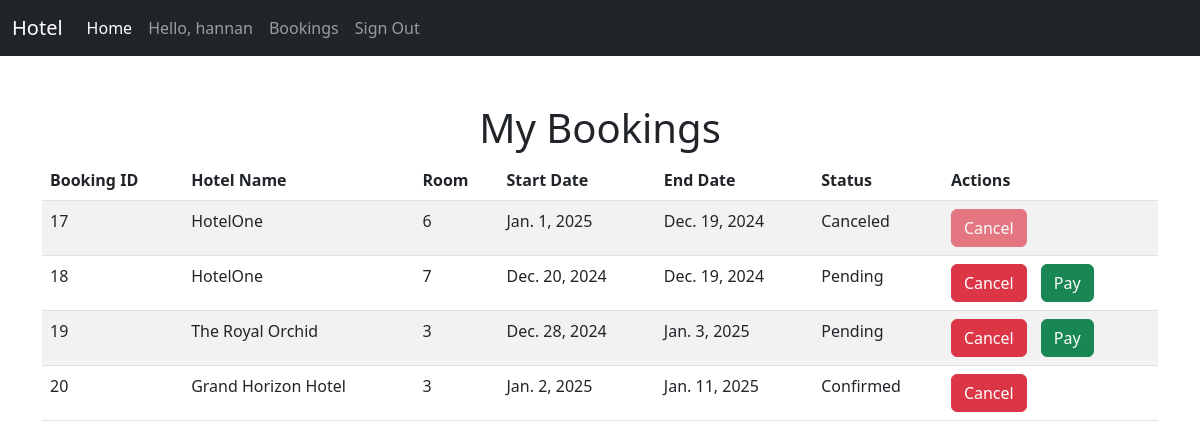
Screenshot of /my_bookings/ (signed in) with the database file from the repository.
### home/models.py (models this page shows, shortened)
class Booking(models.Model):
    class StatusChoices(models.TextChoices):
        PENDING = 'Pending'
        CONFIRMED = 'Confirmed'
        COMPLETED = 'Completed'
        CANCELED = 'Canceled'
    """Booking Model"""
    customer = models.ForeignKey(Customer, on_delete=models.CASCADE, related_name='bookings')
    hotel = models.ForeignKey(Hotel, on_delete=models.CASCADE, related_name='bookings')
    room = models.ForeignKey(Room,on_delete=models.CASCADE , related_name='bookings')
    tax  = models.ForeignKey(Taxes,on_delete=models.CASCADE,related_name='bookings')
    status = models.CharField(max_length=100 , choices=StatusChoices.choices)
    start_date = models.DateField()
    end_date = models.DateField()

class Hotel(models.Model):
    location = models.ForeignKey('home.Location', on_delete=models.CASCADE)
    name            = models.CharField(max_length=100 , unique=True)
    stars           = models.PositiveSmallIntegerField(validators=[MinValueValidator(1),MaxValueValidator(5)])
    is_suspended    = models.BooleanField(default=False)
    is_premium      = models.BooleanField(default=False)
    room_count      = models.PositiveIntegerField(default=0)

class Room(models.Model):
    class RoomType(models.TextChoices):
        STANDARD = 'Standard'
        SUPERIOR = 'Superior'
        DELUXE = 'Deluxe'
        SUITE = 'Suite'
        FAMILY = 'Family'
    hotel = models.ForeignKey(Hotel, on_delete=models.CASCADE, related_name='rooms')
    amenities = models.ManyToManyField(Amenity, related_name='room', blank=True)  # Many-to-many relation to Amenity
    room_number = models.IntegerField(default=0)
    is_Booked = models.BooleanField(default=False)
    room_type = models.CharField(max_length=100, choices=RoomType.choices)
    price_per_night = models.DecimalField(decimal_places=2, max_digits=10 ,  validators=[MinValueValidator(Decimal('0.01'))])

### home/views.py (the view)
# urls.py: path('my_bookings/', views.my_bookings, name='my_bookings'),
def my_bookings(request):
    bookings = Booking.objects.filter(customer=request.user.customer_profile)
    return render(request, 'home/my_bookings.html', {'bookings': bookings})

### templates/home/my_bookings.html (shortened to what this page needs)
{% extends 'home/base.html' %}
{% block body %}
<main class="container mt-5">
    <h1 class="text-center">My Bookings</h1>
    {% if bookings %}
    <table class="table table-striped">
        <thead>
        <tr>
            <th scope="col">Booking ID</th>
            <th scope="col">Hotel Name</th>
            <th scope="col">Room</th>
            <th scope="col">Start Date</th>
            <th scope="col">End Date</th>
            <th scope="col">Status</th>
            <th scope="col">Actions</th>
        </tr>
        </thead>
        <tbody>
        {% for booking in bookings %}
        <tr>
            <td>{{ booking.id }}</td>
            <td>{{ booking.hotel.name }}</td>
            <td>{{ booking.room.room_number}}</td>
            <td>{{ booking.start_date }}</td>
            <td>{{ booking.end_date }}</td>
            <td>{{ booking.status }}</td>
            <td>
                <form action="{% url 'cancel_booking' booking.id %}" method="POST" style="display:inline-block;">
                    <button type="submit" class="btn btn-danger" {% if booking.status == 'Canceled' %}disabled{% endif %}>Cancel</button>
                </form>
                {% if booking.status == 'Pending' %}
                <a href="{% url 'pay_booking' booking.id %}" class="btn btn-success" style="margin-left: 10px;">Pay</a>
                {% endif %}
            </td>
        </tr>
        {% endfor %}
        </tbody>
    </table>
    {% else %}
    <p class="text-center">You have no bookings yet.</p>
    {% endif %}
</main>
{% endblock body %}

### templates/home/base.html (shortened to what this page needs)
<!doctype html>
<html lang="en">
<head>
  <link href="https://cdn.jsdelivr.net/npm/bootstrap@5.2.3/dist/css/bootstrap.min.css" rel="stylesheet"
>
</head>
<body>
  <header>
    <nav class="navbar navbar-expand-lg bg-dark navbar-dark">
      <div class="container-fluid">
        <a class="navbar-brand" href="{% url 'index' %}">Hotel</a>
        <div class="collapse navbar-collapse" id="navbarSupportedContent">
          <ul class="navbar-nav me-auto mb-2 mb-sm-0">
            <li class="nav-item">
              <a class="nav-link active" aria-current="page" href="{% url 'index' %}">Home</a>
            </li>
            {% if request.user.is_authenticated %}
            <li class="nav-item">
              <span class="nav-link">Hello, {{ user.username }}</span>
            </li>
            <li class="nav-item">
              <a class="nav-link" href="{% url 'my_bookings' %}">Bookings</a>
            </li>
            <li class="nav-item">
              <a class="nav-link" href="{% url 'signout' %}">Sign Out</a>
            </li>
            {% endif %}
          </ul>
        </div>
      </div>
    </nav>
  </header>
  {% block body %}{% endblock body %}
</body>
</html>

### rows the page displays
Booking: id "17", hotel.name "HotelOne", room.room_number "6", start_date "Jan. 1, 2025", end_date "Dec. 19, 2024", status "Canceled"
Booking: id "18", hotel.name "HotelOne", room.room_number "7", start_date "Dec. 20, 2024", end_date "Dec. 19, 2024", status "Pending", shows "Pay"
Booking: id "19", hotel.name "The Royal Orchid", room.room_number "3", start_date "Dec. 28, 2024", end_date "Jan. 3, 2025", status "Pending", shows "Pay"
Booking: id "20", hotel.name "Grand Horizon Hotel", room.room_number "3", start_date "Jan. 2, 2025", end_date "Jan. 11, 2025", status "Confirmed"

### other values shown
{{ user.username }} "hannan"
